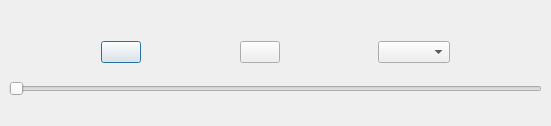
<?xml version="1.0" encoding="UTF-8"?>
<!--
 Generated by Qt.

 Copyright (C) Sapura Secured Technologies, 2016-2017. All Rights Reserved.

 @file
 @version $Id: GisTrackingReplay.ui 1001 2017-06-09 08:49:00Z fashan $
-->
<ui version="4.0">
 <class>GisTrackingReplay</class>
 <widget class="QDialog" name="GisTrackingReplay">
  <property name="geometry">
   <rect>
    <x>0</x>
    <y>0</y>
    <width>551</width>
    <height>126</height>
   </rect>
  </property>
  <property name="windowTitle">
   <string/>
  </property>
  <property name="windowIcon">
   <iconset resource="Resources.qrc">
    <normaloff>:/Images/images/icon_main.png</normaloff>:/Images/images/icon_main.png</iconset>
  </property>
  <layout class="QGridLayout" name="gridLayout">
   <property name="leftMargin">
    <number>0</number>
   </property>
   <property name="topMargin">
    <number>0</number>
   </property>
   <property name="rightMargin">
    <number>0</number>
   </property>
   <property name="bottomMargin">
    <number>0</number>
   </property>
   <property name="spacing">
    <number>0</number>
   </property>
   <item row="0" column="1">
    <widget class="QFrame" name="startEndFrame">
     <layout class="QHBoxLayout" name="horizontalLayout">
      <item>
       <widget class="QLabel" name="startLbl">
        <property name="text">
         <string/>
        </property>
       </widget>
      </item>
      <item>
       <widget class="QLabel" name="pointsLbl">
        <property name="text">
         <string/>
        </property>
        <property name="alignment">
         <set>Qt::AlignCenter</set>
        </property>
       </widget>
      </item>
      <item>
       <widget class="QLabel" name="endLbl">
        <property name="text">
         <string/>
        </property>
        <property name="alignment">
         <set>Qt::AlignRight|Qt::AlignTrailing|Qt::AlignVCenter</set>
        </property>
       </widget>
      </item>
     </layout>
    </widget>
   </item>
   <item row="1" column="1">
    <widget class="QFrame" name="buttonFrame">
     <layout class="QHBoxLayout" name="horizontalLayout_2">
      <item>
       <spacer name="horizontalSpacer">
        <property name="orientation">
         <enum>Qt::Horizontal</enum>
        </property>
        <property name="sizeHint" stdset="0">
         <size>
          <width>40</width>
          <height>20</height>
         </size>
        </property>
       </spacer>
      </item>
      <item>
       <widget class="QPushButton" name="playButton">
        <property name="sizePolicy">
         <sizepolicy hsizetype="Fixed" vsizetype="Fixed">
          <horstretch>0</horstretch>
          <verstretch>0</verstretch>
         </sizepolicy>
        </property>
        <property name="text">
         <string/>
        </property>
        <property name="icon">
         <iconset resource="Resources.qrc">
          <normaloff>:/Images/images/icon_audio_play.png</normaloff>
          <normalon>:/Images/images/icon_audio_pause.png</normalon>:/Images/images/icon_audio_play.png</iconset>
        </property>
        <property name="checkable">
         <bool>true</bool>
        </property>
       </widget>
      </item>
      <item>
       <spacer name="horizontalSpacer_2">
        <property name="orientation">
         <enum>Qt::Horizontal</enum>
        </property>
        <property name="sizeHint" stdset="0">
         <size>
          <width>40</width>
          <height>20</height>
         </size>
        </property>
       </spacer>
      </item>
      <item>
       <widget class="QPushButton" name="stopButton">
        <property name="sizePolicy">
         <sizepolicy hsizetype="Fixed" vsizetype="Fixed">
          <horstretch>0</horstretch>
          <verstretch>0</verstretch>
         </sizepolicy>
        </property>
        <property name="text">
         <string/>
        </property>
        <property name="icon">
         <iconset>
          <normalon>:/Images/images/icon_audio_stop.png</normalon>
         </iconset>
        </property>
       </widget>
      </item>
      <item>
       <spacer name="horizontalSpacer_3">
        <property name="orientation">
         <enum>Qt::Horizontal</enum>
        </property>
        <property name="sizeHint" stdset="0">
         <size>
          <width>40</width>
          <height>20</height>
         </size>
        </property>
       </spacer>
      </item>
      <item>
       <widget class="QComboBox" name="speedCb"/>
      </item>
      <item>
       <spacer name="horizontalSpacer_4">
        <property name="orientation">
         <enum>Qt::Horizontal</enum>
        </property>
        <property name="sizeHint" stdset="0">
         <size>
          <width>40</width>
          <height>20</height>
         </size>
        </property>
       </spacer>
      </item>
     </layout>
    </widget>
   </item>
   <item row="2" column="1">
    <widget class="QFrame" name="sliderFrame">
     <layout class="QHBoxLayout" name="horizontalLayout_3">
      <item>
       <widget class="QSlider" name="replaySlider">
        <property name="orientation">
         <enum>Qt::Horizontal</enum>
        </property>
       </widget>
      </item>
     </layout>
    </widget>
   </item>
   <item row="3" column="1">
    <widget class="QFrame" name="currentFrame">
     <layout class="QHBoxLayout" name="horizontalLayout_4">
      <property name="spacing">
       <number>0</number>
      </property>
      <property name="leftMargin">
       <number>0</number>
      </property>
      <property name="topMargin">
       <number>0</number>
      </property>
      <property name="rightMargin">
       <number>0</number>
      </property>
      <property name="bottomMargin">
       <number>0</number>
      </property>
      <item>
       <widget class="QLabel" name="currTimeLbl">
        <property name="text">
         <string/>
        </property>
        <property name="alignment">
         <set>Qt::AlignHCenter|Qt::AlignVCenter</set>
        </property>
        <property name="margin">
         <number>10</number>
        </property>
       </widget>
      </item>
      <item>
       <widget class="QLabel" name="currPosLbl">
        <property name="text">
         <string/>
        </property>
        <property name="margin">
         <number>10</number>
        </property>
       </widget>
      </item>
     </layout>
    </widget>
   </item>
  </layout>
 </widget>
 <resources>
  <include location="Resources.qrc"/>
 </resources>
 <connections/>
</ui>
